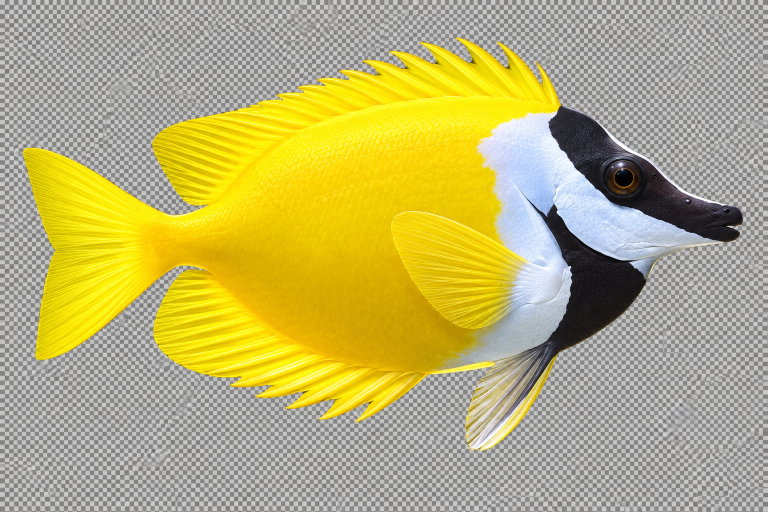
#> input picture design-concepts/fish-species/foxface/raw/foxface-v1-checkerboard.png, 1536 x 1024 px (shown at 1/2 size)
$ python processing.py
#> lines starting #> are read from the running program, lines starting #| are printed output that depends on the picture; after the words box and inside, x2 and y2 are one past the last pixel; in counts of white or black regions, pixels touching at a corner belong together
"""Reproducible local background removal, explicitly authorized 2026-09-08.
Run using bundled Python; cv2 is loaded from artifacts/fish-python-deps.
No generation or body repaint: RGB source is retained, only alpha/crop/resize change.
"""
from pathlib import Path
import hashlib, json, shutil, sys
import numpy as np
from PIL import Image, ImageDraw, ImageOps
BASE = Path(__file__).resolve().parent
ROOT = BASE.parents[2]
sys.path.insert(0, str(ROOT / 'artifacts/fish-python-deps'))
import cv2
cv2.setNumThreads(1)
cv2.setRNGSeed(20260908)
SPECIES = BASE.name
CONFIG = {
 'foxface': {'raw':'foxface-v1-checkerboard.png', 'dark_roi':[1080,190,1500,720], 'protect': [[(985,275),(1117,222),(1196,245),(1243,277),(1294,318),(1360,376),(1455,419),(1478,440),(1456,470),(1330,493),(1213,526),(1160,596),(1090,690),(990,708),(1025,563),(974,381)]]},
 'yellow-tang': {'raw':'yellow-tang-v1.png', 'protect': []},
 'tomato-clownfish': {'raw':'tomato-clownfish-v1.png', 'protect': [[(1138,235),(1198,273),(1169,398),(1177,531),(1202,655),(1141,629),(1099,489),(1105,331)]]},
 'paracanthurus-hepatus': {'raw':'blue-tang-v1-checkerboard.png', 'protect': []},
}[SPECIES]
PARAMS = {'chroma_seed_min':12, 'closing_kernel':3, 'foreground_erosion':3,
          'unknown_dilation':7, 'grabcut_iterations':5, 'maximum_dimensions':[768,480],
          'edge_defringe_erosion_px':1, 'padding_fraction_per_edge':0.04, 'webp_quality':90, 'webp_method':6,
          'foreground_protection_polygons':CONFIG['protect'], 'dark_foreground_roi':CONFIG.get('dark_roi'), 'dark_luma_max':95}
raw = BASE / 'raw' / CONFIG['raw']
a = np.asarray(Image.open(raw).convert('RGB'))
#> a is the input picture: shape (1024, 1536, 3); mean R, G, B 184.5, 175.6, 114.2
chroma = a.max(2).astype(np.int16)-a.min(2).astype(np.int16)
seed = (chroma > PARAMS['chroma_seed_min']).astype(np.uint8)
#> seed: shape (1024, 1536); values 0 (black) and 1 (white), 38.3% white; 388 white regions (367 under 20 px), largest, box (x1, y1, x2, y2) and area: (45, 73, 1477, 903) 596432, (1215, 321, 1281, 389) 2388, (1275, 312, 1478, 430) 1817
if CONFIG.get('dark_roi'):
 x0,y0,x1,y1=CONFIG['dark_roi']
 seed[y0:y1,x0:x1] |= (a[y0:y1,x0:x1].max(2)<95).astype(np.uint8)
#> seed: shape (1024, 1536); values 0 (black) and 1 (white), 41.7% white; 76 white regions (72 under 20 px), largest, box (x1, y1, x2, y2) and area: (45, 73, 1486, 903) 654720, (957, 701, 983, 715) 139, (1249, 289, 1267, 302) 50, (1054, 704, 1070, 713) 31
seed = cv2.morphologyEx(seed, cv2.MORPH_CLOSE, np.ones((3,3),np.uint8))
#> seed: shape (1024, 1536); values 0 (black) and 1 (white), 41.9% white; 16 white regions (13 under 20 px), largest, box (x1, y1, x2, y2) and area: (45, 73, 1486, 903) 659632, (1249, 289, 1267, 302) 54, (1054, 704, 1070, 713) 32
count, labels, stats, _ = cv2.connectedComponentsWithStats(seed,8)
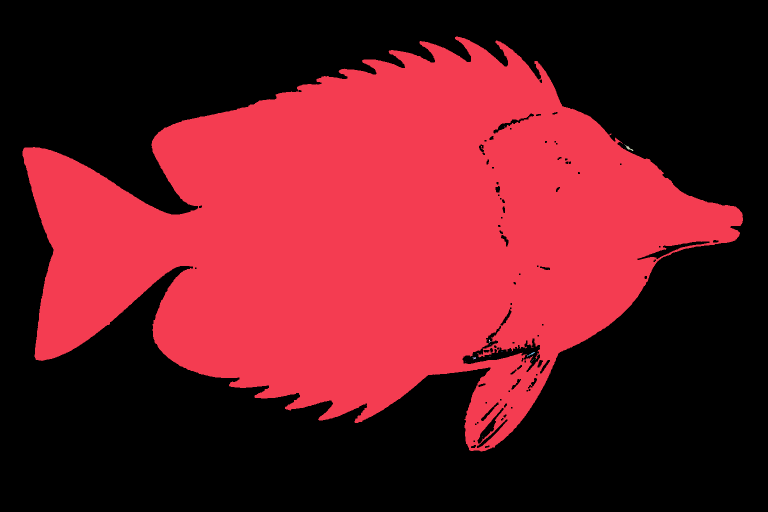
#> labels: shape (1024, 1536) int32 (shown at 1/2 size); 17 distinct labels, from 0 to 16; one colour per label, 0 black
#> count = 17; stats = 17 rows, first 6: [0, 0, 1536, 1024, 913103], [45, 73, 1441, 830, 659632], [1008, 253, 1, 1, 1], [1249, 289, 18, 13, 54], [978, 679, 5, 7, 12], [980, 689, 1, 1, 1]
seed = (labels == (1+np.argmax(stats[1:,cv2.CC_STAT_AREA]))).astype(np.uint8)
#> seed: shape (1024, 1536); values 0 (black) and 1 (white), 41.9% white; 1 white region, box (x1, y1, x2, y2) and area: (45, 73, 1486, 903) 659632
for polygon in CONFIG['protect']:
 cv2.fillPoly(seed,[np.asarray(polygon,np.int32)],1)
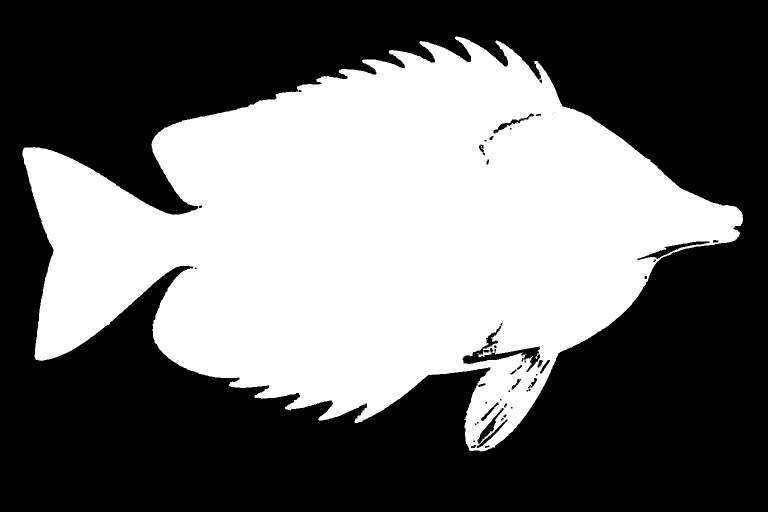
#> seed: shape (1024, 1536) (shown at 1/2 size); values 0 (black) and 1 (white), 42.1% white; 1 white region, box (x1, y1, x2, y2) and area: (45, 73, 1486, 903) 662799
# Fill only enclosed gaps (eyes, pale face/band), never an exterior notch.
holes = seed.copy()
cv2.floodFill(holes,None,(0,0),1)
#> holes: shape (1024, 1536); values 0 (black) and 1 (white), 99.5% white; 51 black regions (21 under 20 px), largest, box (x1, y1, x2, y2) and area: (925, 652, 1080, 744) 2838, (1275, 483, 1419, 520) 1077, (955, 816, 1007, 887) 714
seed |= (holes == 0).astype(np.uint8)
#> seed: shape (1024, 1536); values 0 (black) and 1 (white), 42.6% white; 1 white region, box (x1, y1, x2, y2) and area: (45, 73, 1486, 903) 670008
outer = cv2.dilate(seed,np.ones((7,7),np.uint8))
#> outer: shape (1024, 1536); values 0 (black) and 1 (white), 44% white; 1 white region, box (x1, y1, x2, y2) and area: (42, 70, 1489, 906) 691486
inner = cv2.erode(seed,np.ones((3,3),np.uint8))
#> inner: shape (1024, 1536); values 0 (black) and 1 (white), 42.1% white; 1 white region, box (x1, y1, x2, y2) and area: (46, 74, 1485, 902) 662827
mask = np.full(seed.shape, cv2.GC_BGD, dtype=np.uint8)
#> mask: shape (1024, 1536); every value is 0
mask[outer > 0] = cv2.GC_PR_BGD
mask[seed > 0] = cv2.GC_PR_FGD
mask[inner > 0] = cv2.GC_FGD
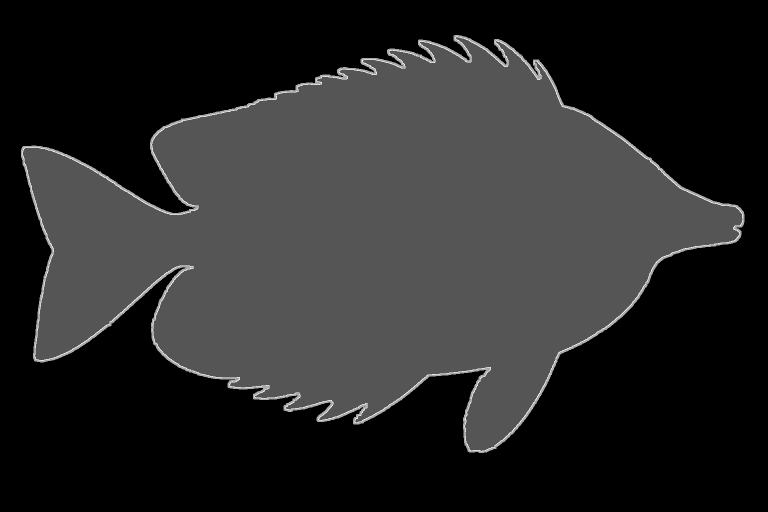
#> mask: shape (1024, 1536) (shown at 1/2 size); min 0, max 3, mean 0.462; drawn with min black and max white
for polygon in CONFIG['protect']:
 cv2.fillPoly(mask,[np.asarray(polygon,np.int32)],cv2.GC_FGD)
#> mask: shape (1024, 1536); 0.02% of pixels changed, all inside (x1, y1, x2, y2) = (1192, 244, 1471, 458)
cv2.grabCut(a,mask,None,np.zeros((1,65),np.float64),np.zeros((1,65),np.float64),5,cv2.GC_INIT_WITH_MASK)
foreground = ((mask==cv2.GC_FGD)|(mask==cv2.GC_PR_FGD)).astype(np.uint8)
#> foreground: shape (1024, 1536); values 0 (black) and 1 (white), 42.8% white; 1 white region, box (x1, y1, x2, y2) and area: (45, 73, 1486, 902) 673837
# Retain the connected fish; remove isolated checker/water fragments.
_, labels, stats, _ = cv2.connectedComponentsWithStats(foreground,8)
#> stats = [[0, 0, 1536, 1024, 899027], [45, 73, 1441, 829, 673837]]
foreground = (labels==(1+np.argmax(stats[1:,cv2.CC_STAT_AREA]))).astype(np.uint8)
holes=foreground.copy();cv2.floodFill(holes,None,(0,0),1);foreground|=(holes==0).astype(np.uint8)
#> after `cv2.floodFill(holes, None, (0, 0), 1)`:
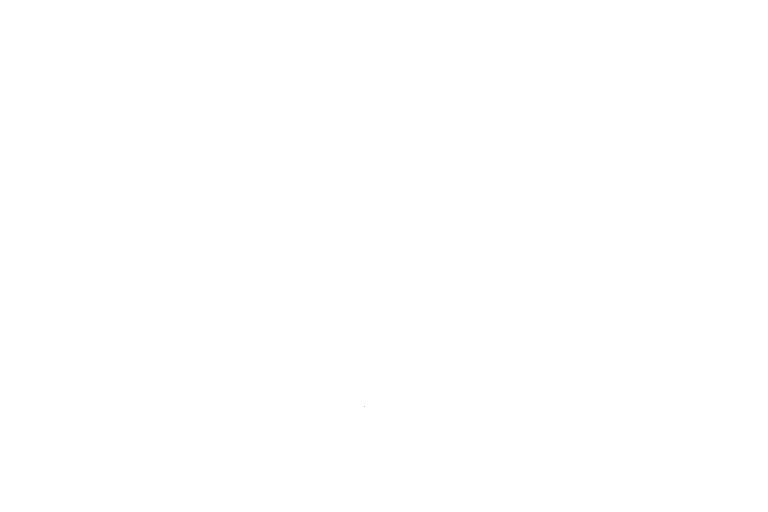
#> holes: shape (1024, 1536) (shown at 1/2 size); values 0 (black) and 1 (white), 100% white; black in thin lines or dots, all inside (x1, y1, x2, y2) = (729, 812, 730, 813)
#> after `foreground |= (holes == 0).astype(np.uint8)`: foreground: shape (1024, 1536); values 0 (black) and 1 (white), 42.8% white; 1 white region, box (x1, y1, x2, y2) and area: (45, 73, 1486, 902) 673838
# Remove one source-pixel of baked checker contamination; no RGB repaint.
foreground=cv2.erode(foreground,np.ones((3,3),np.uint8))
#> foreground: shape (1024, 1536); values 0 (black) and 1 (white), 42.4% white; 1 white region, box (x1, y1, x2, y2) and area: (46, 75, 1485, 901) 666754
rgba=np.dstack([a,foreground*255])
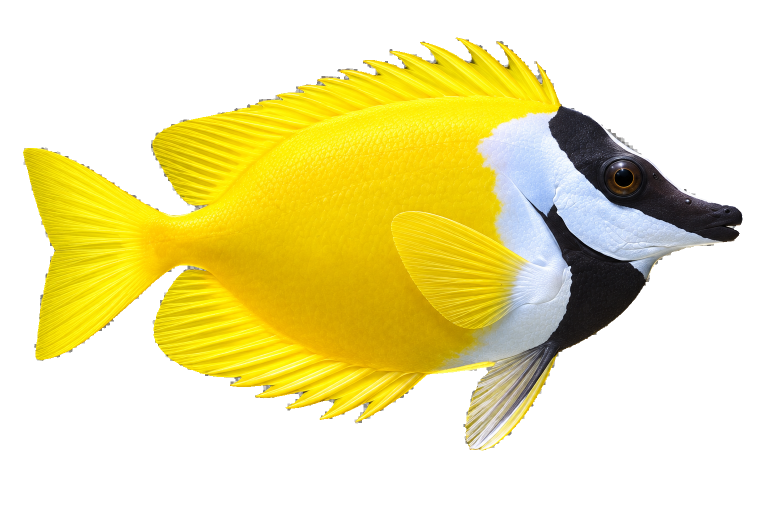
#> rgba: shape (1024, 1536, 4) (shown at 1/2 size); mean R, G, B, A 184.5, 175.6, 114.2, 108.1; transparent parts drawn white
master=Image.fromarray(rgba,'RGBA')
OUT=BASE/'app-ready-v1';OUT.mkdir(exist_ok=True)
master.save(OUT/(SPECIES+'-full-resolution.png'))
box=master.getbbox();assert box is not None
#> after `box = master.getbbox()`: box = (46, 75, 1485, 901)
crop=master.crop(box)
padx=max(1,round(crop.width*.04));pady=max(1,round(crop.height*.04))
#> after `padx = max(1, round(crop.width * 0.04))`: padx = 58
#> after `pady = max(1, round(crop.height * 0.04))`: pady = 33
canvas=Image.new('RGBA',(crop.width+2*padx,crop.height+2*pady));canvas.paste(crop,(padx,pady))
#> after `canvas = Image.new('RGBA', (crop.width + 2 * padx, crop.height + 2 * p`: canvas: PIL image 1555x892 RGBA; every value is 0
canvas.thumbnail((768,480),Image.Resampling.LANCZOS)
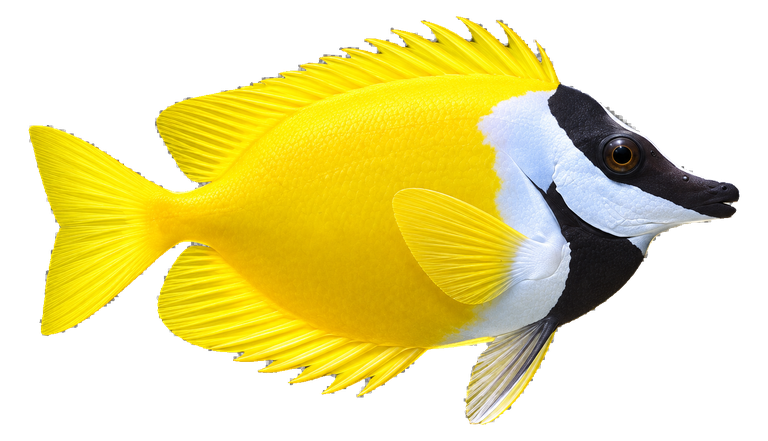
#> canvas: PIL image 768x441 RGBA; mean R, G, B, A 104, 94.2, 23.9, 122.6; transparent parts drawn white
canvas.save(OUT/(SPECIES+'.png'))
webp=OUT/(SPECIES+'.webp');canvas.save(webp,format='WEBP',quality=90,method=6,exact=True)
for folder in [ROOT/'web-demo/public/fish-species',ROOT/'app/assets/aquarium']:
 folder.mkdir(parents=True,exist_ok=True);shutil.copyfile(webp,folder/(SPECIES+'.webp'))
sha=lambda p:hashlib.sha256(p.read_bytes()).hexdigest()
alpha=np.asarray(canvas)[:,:,3]
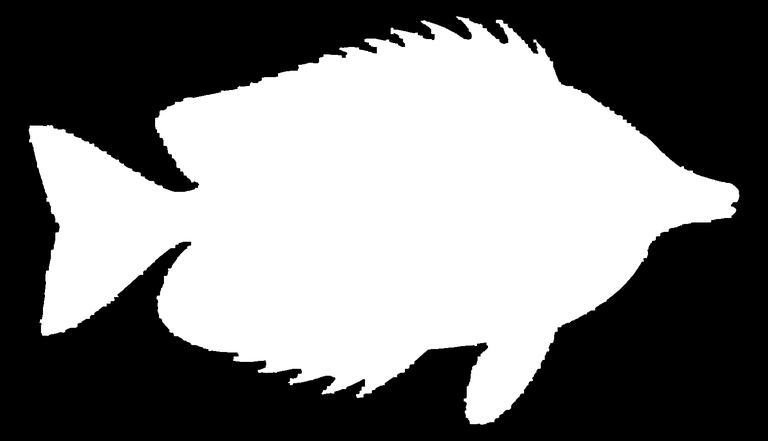
#> alpha: shape (441, 768); min 0, max 255, mean 122.6
decoded=Image.open(webp).convert('RGBA')
assert decoded.size==canvas.size and np.array_equal(np.asarray(decoded)[:,:,3],alpha)
assert (alpha==0).any() and (alpha==255).any() and ((alpha>0)&(alpha<255)).any()
assert not (alpha[0].any() or alpha[-1].any() or alpha[:,0].any() or alpha[:,-1].any())
assert sha(webp)==sha(ROOT/'web-demo/public/fish-species'/(SPECIES+'.webp'))==sha(ROOT/'app/assets/aquarium'/(SPECIES+'.webp'))
metrics={'species':SPECIES,'source':str(raw.relative_to(ROOT)).replace('\\','/'),'source_sha256':sha(raw),'source_size':list(master.size),
 'source_mode':'RGB','source_alpha_bbox':list(box),'output_size':list(canvas.size),'output_alpha_bbox':list(canvas.getbbox()),
 'transparent_pixels':int((alpha==0).sum()),'opaque_pixels':int((alpha==255).sum()),'partial_alpha_pixels':int(((alpha>0)&(alpha<255)).sum()),
#> (the run stopped early here; a loop or call above may not have finished)
